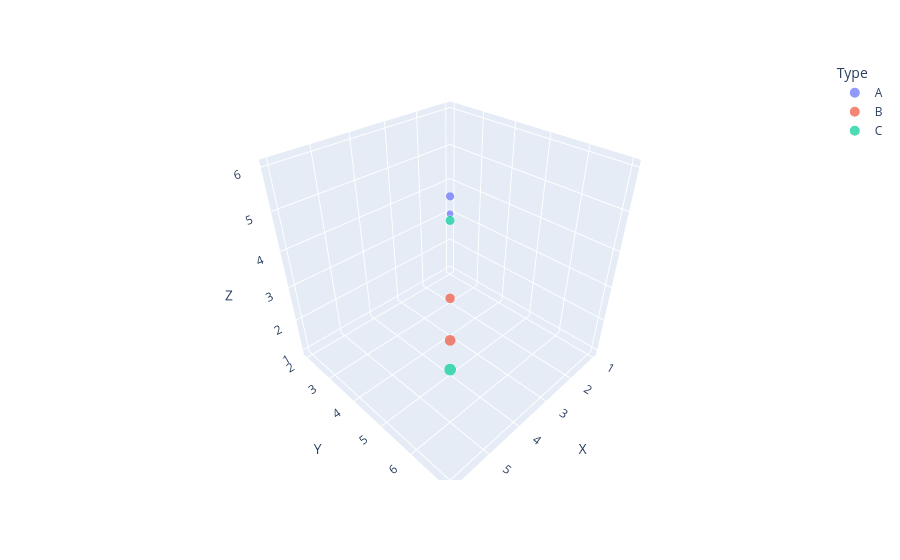

Notebook source saved alongside this figure:
### Code cell
px.scatter_3d(data_frame=df_space,x="X",y="Y",z="Z",color="Type",size="Magnitude")

### Figure 1 — Plotly figure (JSON) as saved in the notebook; plotly's stock layout.template omitted (floating-point values rounded to 4 significant figures)
{"data": [{"hovertemplate": "Type=A<br>X=%{x}<br>Y=%{y}<br>Z=%{z}<br>Magnitude=%{marker.size}<extra></extra>", "legendgroup": "A", "marker": {"color": "#636efa", "size": [10, 15], "sizemode": "area", "sizeref": 0.075, "symbol": "circle"}, "mode": "markers", "name": "A", "scene": "scene", "showlegend": true, "type": "scatter3d", "x": [1, 3], "y": [2, 4], "z": [3, 5]}, {"hovertemplate": "Type=B<br>X=%{x}<br>Y=%{y}<br>Z=%{z}<br>Magnitude=%{marker.size}<extra></extra>", "legendgroup": "B", "marker": {"color": "#EF553B", "size": [20, 25], "sizemode": "area", "sizeref": 0.075, "symbol": "circle"}, "mode": "markers", "name": "B", "scene": "scene", "showlegend": true, "type": "scatter3d", "x": [2, 4], "y": [3, 5], "z": [1, 2]}, {"hovertemplate": "Type=C<br>X=%{x}<br>Y=%{y}<br>Z=%{z}<br>Magnitude=%{marker.size}<extra></extra>", "legendgroup": "C", "marker": {"color": "#00cc96", "size": [18, 30], "sizemode": "area", "sizeref": 0.075, "symbol": "circle"}, "mode": "markers", "name": "C", "scene": "scene", "showlegend": true, "type": "scatter3d", "x": [5, 6], "y": [6, 7], "z": [6, 4]}], "layout": {"legend": {"itemsizing": "constant", "title": {"text": "Type"}, "tracegroupgap": 0}, "margin": {"t": 60}, "scene": {"domain": {"x": [0, 1], "y": [0, 1]}, "xaxis": {"title": {"text": "X"}}, "yaxis": {"title": {"text": "Y"}}, "zaxis": {"title": {"text": "Z"}}}}}
